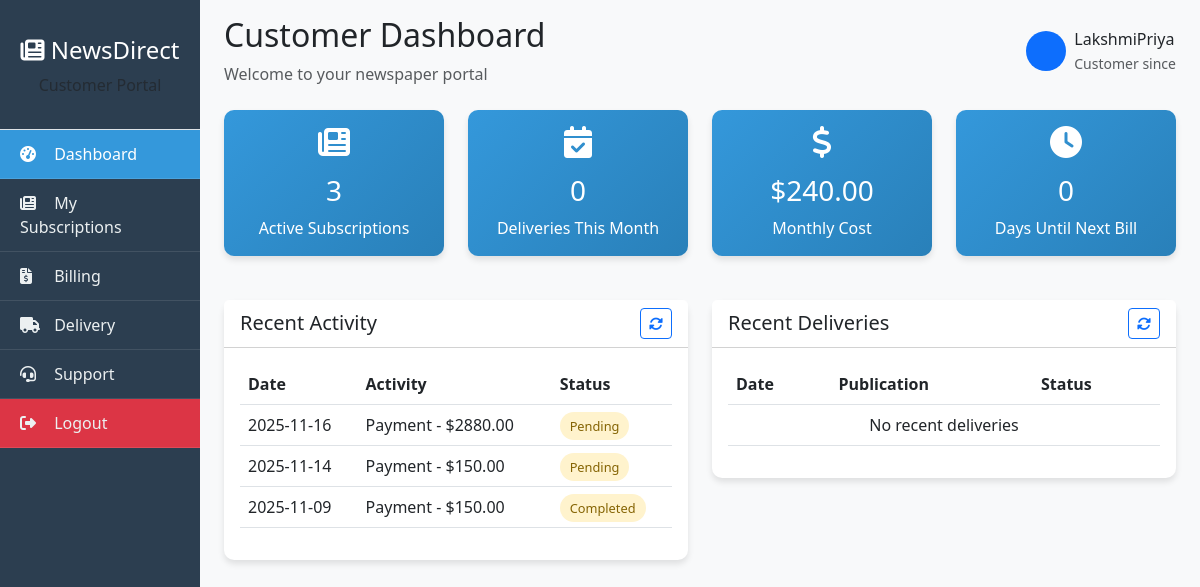
/customer/dashboard/ (signed in), run on the app's committed database.
### naas/models.py (models this page shows, shortened)
class Customer(models.Model):
    customer_id = models.UUIDField(primary_key=True, default=uuid.uuid4, editable=False)
    user = models.OneToOneField(User, on_delete=models.CASCADE)
    registration_date = models.DateField(auto_now_add=True)
    subscription_count = models.IntegerField(default=0)
    is_active = models.BooleanField(default=True)
    class Meta:
        db_table = 'customer'

class User(AbstractUser):
    USER_TYPE_CHOICES = (
        ('customer', 'Customer'),
        ('clerk', 'Clerk'),
        ('manager', 'Manager'),
        ('delivery', 'Delivery Person'),
    )
    user_id = models.UUIDField(primary_key=True, default=uuid.uuid4, editable=False)
    user_type = models.CharField(max_length=20, choices=USER_TYPE_CHOICES)
    phone = models.CharField(max_length=15, blank=True, null=True)
    address = models.TextField(blank=True, null=True)
    created_at = models.DateTimeField(auto_now_add=True)
    updated_at = models.DateTimeField(auto_now=True)
    groups = models.ManyToManyField(
        'auth.Group',
        verbose_name='groups',
        blank=True,
        help_text='The groups this user belongs to.',
        related_name='naas_user_set',  # Add related_name
        related_query_name='naas_user',
    )
    user_permissions = models.ManyToManyField(
        'auth.Permission',
        verbose_name='user permissions',
        blank=True,
        help_text='Specific permissions for this user.',
        related_name='naas_user_set',  # Add related_name
        related_query_name='naas_user',
    )
    class Meta:
        db_table = 'user'
    def get_full_name(self):
        if self.first_name and self.last_name:
            return f"{self.first_name} {self.last_name}"
        return self.username

class Payment(models.Model):
    PAYMENT_METHOD_CHOICES = (
        ('cash', 'Cash'),
        ('cheque', 'Cheque'),
    )
    PAYMENT_STATUS_CHOICES = (
        ('pending', 'Pending'),
        ('completed', 'Completed'),
        ('failed', 'Failed'),
        ('overdue','Overdue'),
    )
    payment_id = models.UUIDField(primary_key=True, default=uuid.uuid4, editable=False)
    subscription = models.ForeignKey(Subscription, on_delete=models.CASCADE)
    amount = models.DecimalField(max_digits=10, decimal_places=2)
    payment_date = models.DateField(default=timezone.now)
    payment_method = models.CharField(max_length=20, choices=PAYMENT_METHOD_CHOICES)
    payment_status = models.CharField(max_length=20, choices=PAYMENT_STATUS_CHOICES, default='pending')
    due_date = models.DateField()
    receipt_number = models.CharField(max_length=50, unique=True)
    created_at = models.DateTimeField(auto_now_add=True)
    class Meta:
        db_table = 'payment'

### naas/views.py (the view)
    def wrapper(request, *args, **kwargs):
        if request.user.is_authenticated and hasattr(request.user, 'customer'):
            return function(request, *args, **kwargs)
        messages.error(request, 'Please login as customer to access this page.')
        return redirect('customer_login')

### naas/views.py (called while the page is built)
def customer_required(function):
    def wrapper(request, *args, **kwargs):
        if request.user.is_authenticated and hasattr(request.user, 'customer'):
            return function(request, *args, **kwargs)
        messages.error(request, 'Please login as customer to access this page.')
        return redirect('customer_login')
    return wrapper

### templates/naas/customer_dashboard.html (shortened to what this page needs)
{% extends 'naas/base.html' %}
{% block content %}
<div class="container-fluid">
    <div class="row">
        <div class="col-md-3 col-lg-2 sidebar">
            <div class="text-center p-3 border-bottom">
                <h4><i class="fas fa-newspaper"></i> NewsDirect</h4>
                <p class="text-muted">Customer Portal</p>
            </div>
            <ul class="nav flex-column">
                <li class="nav-item">
                    <a class="nav-link active" href="#" data-section="dashboard">
                        <i class="fas fa-tachometer-alt"></i> Dashboard
                    </a>
                </li>
                <li class="nav-item">
                    <a class="nav-link" href="#" data-section="subscriptions">
                        <i class="fas fa-newspaper"></i> My Subscriptions
                    </a>
                </li>
                <li class="nav-item">
                    <a class="nav-link" href="#" data-section="billing">
                        <i class="fas fa-file-invoice-dollar"></i> Billing
                    </a>
                </li>
                <li class="nav-item">
                    <a class="nav-link" href="#" data-section="delivery">
                        <i class="fas fa-truck"></i> Delivery
                    </a>
                </li>
                <li class="nav-item">
                    <a class="nav-link" href="#" data-section="support">
                        <i class="fas fa-headset"></i> Support
                    </a>
                </li>
                <li class="nav-item">
                    <a class="nav-link logout-btn" href="#" id="logoutTrigger">
                        <i class="fas fa-sign-out-alt"></i> Logout
                    </a>
                </li>
            </ul>
        </div>
        <div class="col-md-9 col-lg-10 px-4 py-3">
            <div class="d-flex justify-content-between align-items-center mb-4">
                <div>
                    <h2 id="section-title">Customer Dashboard</h2>
                    <p class="text-muted mb-0">Welcome to your newspaper portal</p>
                </div>
                <div class="d-flex align-items-center">
                    <div class="bg-primary text-white rounded-circle d-flex align-items-center justify-content-center me-2" style="width: 40px; height: 40px;">
                    </div>
                    <div>
                        <div>{{ customer.user.get_full_name|default:customer.user.username }}</div>
                        <small class="text-muted">Customer since {{ customer.date_joined|date:"M Y" }}</small>
                    </div>
                </div>
            </div>
            <div id="dashboard" class="content-section active">
                <div class="row">
                    <div class="col-md-3">
                        <div class="card dashboard-card stats-card">
                            <div class="card-body text-center">
                                <i class="fas fa-newspaper fa-2x mb-3"></i>
                                <h3 data-stat="subscriptions">{{ subscriptions.count }}</h3>
                                <p class="card-text">Active Subscriptions</p>
                            </div>
                        </div>
                    </div>
                    <div class="col-md-3">
                        <div class="card dashboard-card stats-card">
                            <div class="card-body text-center">
                                <i class="fas fa-calendar-check fa-2x mb-3"></i>
                                <h3 data-stat="deliveries">{{ total_deliveries_this_month }}</h3>
                                <p class="card-text">Deliveries This Month</p>
                            </div>
                        </div>
                    </div>
                    <div class="col-md-3">
                        <div class="card dashboard-card stats-card">
                            <div class="card-body text-center">
                                <i class="fas fa-dollar-sign fa-2x mb-3"></i>
                                <h3 data-stat="monthly_cost">${{ monthly_cost }}</h3>
                                <p class="card-text">Monthly Cost</p>
                            </div>
                        </div>
                    </div>
                    <div class="col-md-3">
                        <div class="card dashboard-card stats-card">
                            <div class="card-body text-center">
                                <i class="fas fa-clock fa-2x mb-3"></i>
                                <h3 data-stat="days_until_bill">{{ days_until_next_bill }}</h3>
                                <p class="card-text">Days Until Next Bill</p>
                            </div>
                        </div>
                    </div>
                </div>
                <div class="row mt-4">
                    <div class="col-md-6">
                        <div class="card dashboard-card">
                            <div class="card-header bg-white d-flex justify-content-between align-items-center">
                                <h5 class="mb-0">Recent Activity</h5>
                                <button class="btn btn-sm btn-outline-primary" onclick="refreshPayments()">
                                    <i class="fas fa-sync-alt"></i>
                                </button>
                            </div>
                            <div class="card-body">
                                <div class="table-responsive">
                                    <table class="table table-hover">
                                        <thead>
                                            <tr>
                                                <th>Date</th>
                                                <th>Activity</th>
                                                <th>Status</th>
                                            </tr>
                                        </thead>
                                        <tbody id="recent-activity-body">
                                            {% for payment in payments %}
                                            <tr>
                                                <td>{{ payment.payment_date|date:"Y-m-d" }}</td>
                                                <td>Payment - ${{ payment.amount }}</td>
                                                <td>
                                                    <span class="status-badge {% if payment.status == 'completed' %}status-active{% else %}status-pending{% endif %}">
                                                        {{ payment.payment_status|title }}
                                                    </span>
                                                </td>
                                            </tr>
                                            {% empty %}
                                            <tr>
                                                <td colspan="3" class="text-center">No recent activity</td>
                                            </tr>
                                            {% endfor %}
                                        </tbody>
                                    </table>
                                </div>
                            </div>
                        </div>
                    </div>
                    <div class="col-md-6">
                        <div class="card dashboard-card">
                            <div class="card-header bg-white d-flex justify-content-between align-items-center">
                                <h5 class="mb-0">Recent Deliveries</h5>
                                <button class="btn btn-sm btn-outline-primary" onclick="refreshDeliveries()">
                                    <i class="fas fa-sync-alt"></i>
                                </button>
                            </div>
                            <div class="card-body">
                                <div class="table-responsive">
                                    <table class="table table-hover">
                                        <thead>
                                            <tr>
                                                <th>Date</th>
                                                <th>Publication</th>
                                                <th>Status</th>
                                            </tr>
                                        </thead>
                                        <tbody id="recent-deliveries-body">
                                            {% for delivery in recent_deliveries %}
                                            <tr>
                                                <td>{{ delivery.delivery_date|date:"Y-m-d" }}</td>
                                                <td>{{ delivery.subscription.publication.title }}</td>
                                                <td>
                                                    <span class="status-badge
                                                        {% if delivery.delivery_status == 'completed' %}status-completed
                                                        {% elif delivery.delivery_status == 'failed' %}status-expired
                                                        {% else %}status-pending{% endif %}">
                                                        {{ delivery.delivery_status|title }}
                                                    </span>
                                                </td>
                                            </tr>
                                            {% empty %}
                                            <tr>
                                                <td colspan="3" class="text-center">No recent deliveries</td>
                                            </tr>
                                            {% endfor %}
                                        </tbody>
                                    </table>
                                </div>
                            </div>
                        </div>
                    </div>
                </div>
            </div>
        </div>
    </div>
</div>
{% endblock %}

### templates/naas/base.html (shortened to what this page needs)
<!DOCTYPE html>
<html lang="en">
<head>
    <link href="https://cdn.jsdelivr.net/npm/bootstrap@5.3.0/dist/css/bootstrap.min.css" rel="stylesheet">
    <link rel="stylesheet" href="https://cdnjs.cloudflare.com/ajax/libs/font-awesome/6.4.0/css/all.min.css">
</head>
<body>
    {% block content %}{% endblock %}
</body>
</html>

### templates/naas/customer_dashboard.html (style rules this page uses)
body { background-color: #f8f9fa; font-family: 'Segoe UI', Tahoma, Geneva, Verdana, sans-serif; }
.sidebar { background-color: #2c3e50; color: white; min-height: 100vh; padding: 20px 0; }
.sidebar .nav-link { color: #ecf0f1; padding: 12px 20px; border-bottom: 1px solid rgba(255,255,255,0.1); }
.sidebar .nav-link:hover, .sidebar .nav-link.active { background-color: #3498db; color: white; }
.sidebar .nav-link i { margin-right: 10px; width: 20px; }
.dashboard-card { border-radius: 10px; box-shadow: 0 4px 6px rgba(0,0,0,0.1); margin-bottom: 20px; border: none; }
.stats-card { background: linear-gradient(135deg, #3498db, #2980b9); color: white; }
.status-badge { padding: 5px 10px; border-radius: 20px; font-size: 0.8rem; }
.status-pending { background-color: #fff3cd; color: #856404; }
.content-section { display: none; }
.content-section.active { display: block; }
.logout-btn { background-color: #dc3545; border-color: #dc3545; color: white; }

### data on the page
Customer: user.get_full_name "LakshmiPriya"
Payment: payment_date "2025-11-16", amount "2880.00", payment_status "Pending"
Payment: payment_date "2025-11-14", amount "150.00", payment_status "Pending"
Payment: payment_date "2025-11-09", amount "150.00", payment_status "Completed"

### other printed values
{{ subscriptions.count }} "3"
{{ total_deliveries_this_month }} "0"
{{ monthly_cost }} "240.00"
